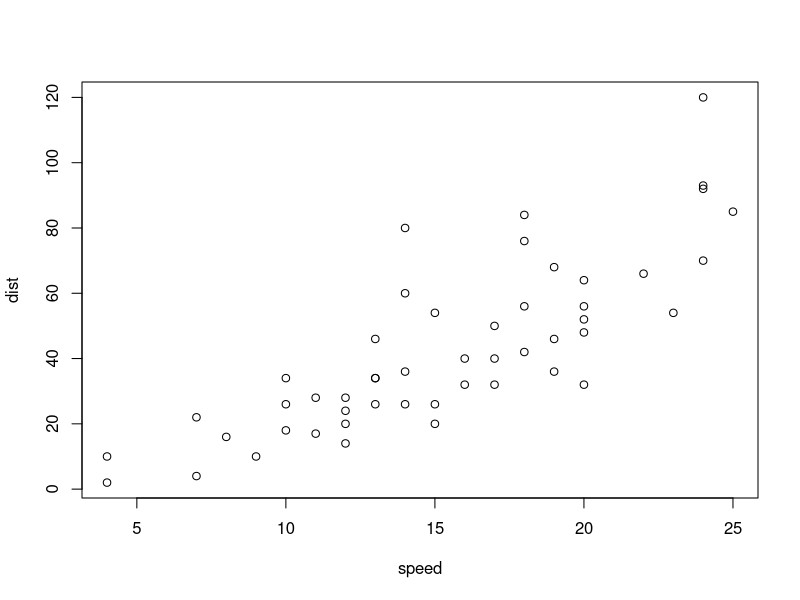
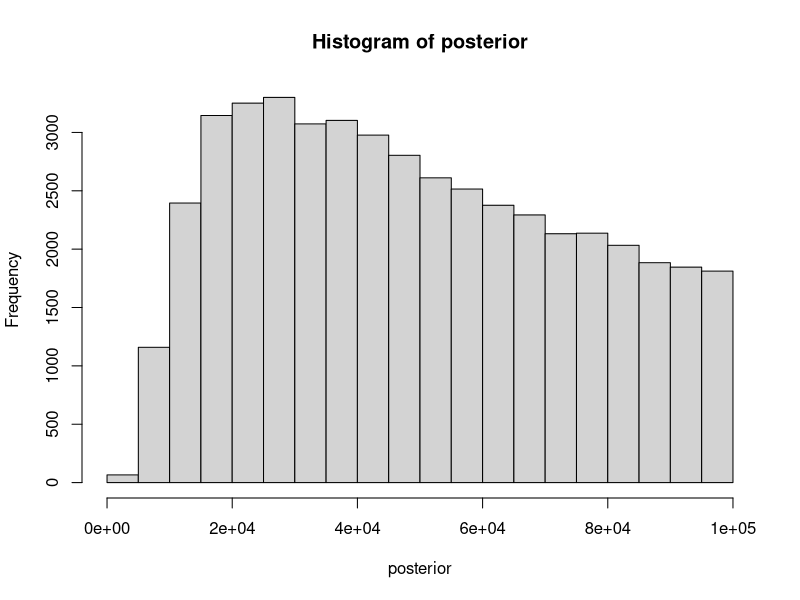
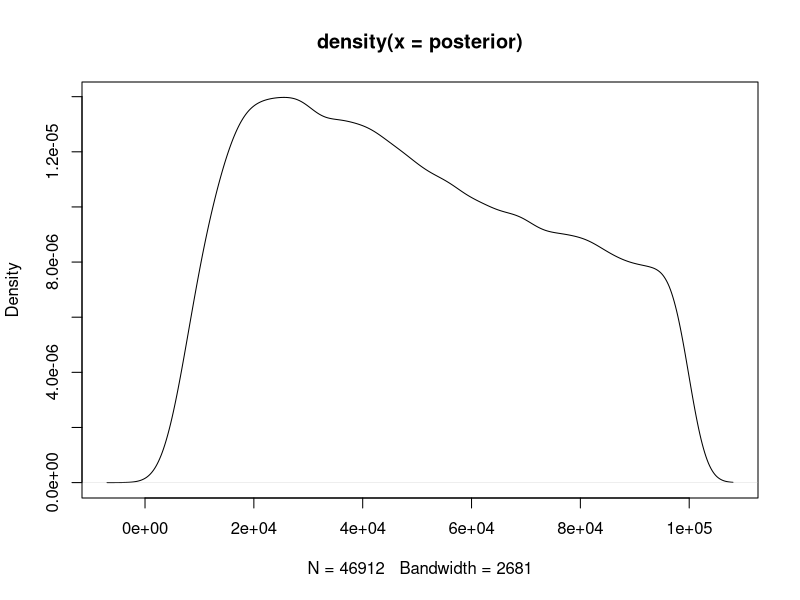
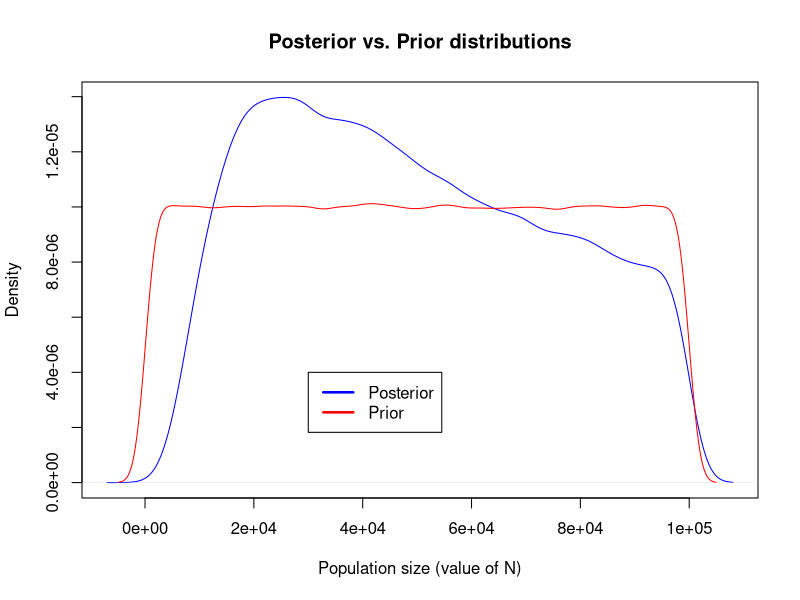
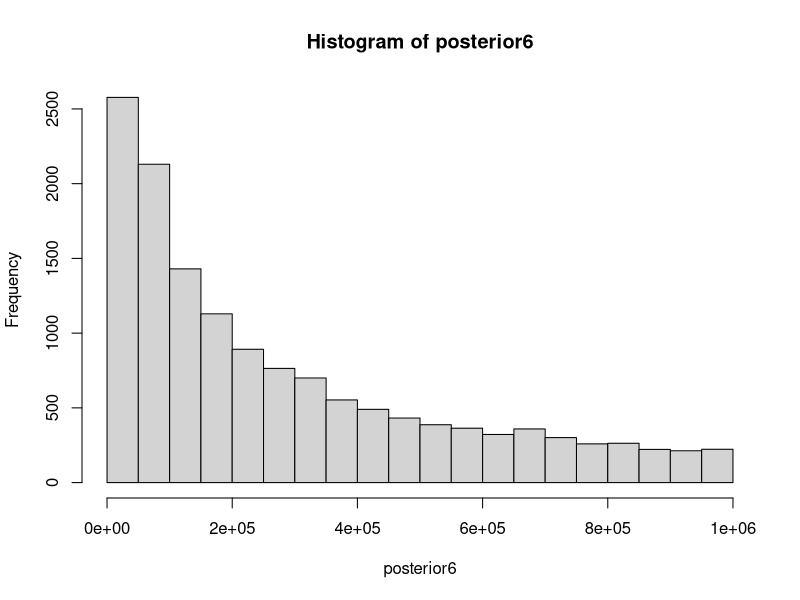
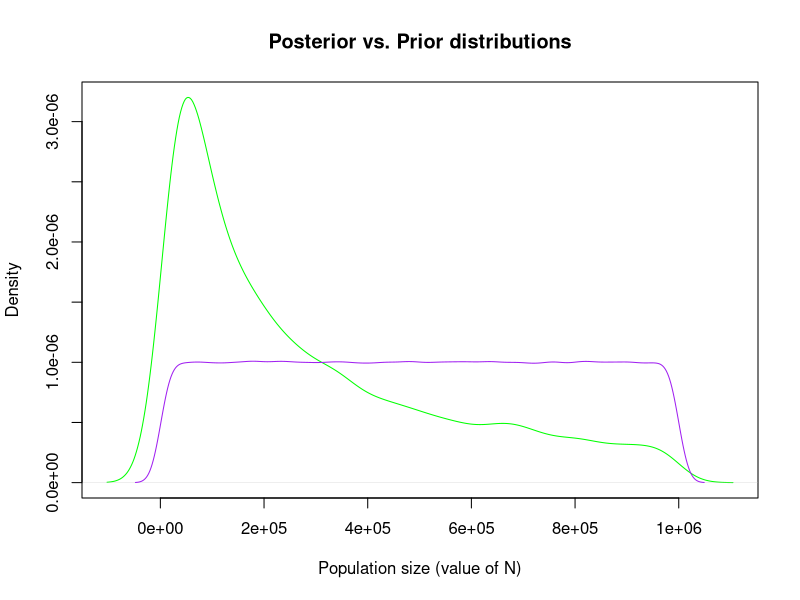

Generate these figures, in order, with R:
## ---- chunk 1
summary(cars)
## ---- chunk 2
plot(cars)
## ---- chunk 3
getwd()
setwd("C:\\Users\\Hayley\\eeb201hayleystansell")
getwd()

#?runif
#try simulating the coin flip thing from class
#prior<- runif(1e6)
#D_sim<- rbinom(n=1e6, size=100, p=prior)
#plot(D_sim)
#This produces a "black block", x-axis going from 0 to 1e6, y-axis going from 0 to 100....
#?plot
#how is a number the prior distribution???? 
prior<- runif(n=1e6, min = 100, max = 100000)
#prior
#plot(prior) #looks correct in terms of axes
#
## ---- chunk 4
rate<- 1/(prior)
mostrecent<- rexp(1e6, rate)
#######DOES NOT NEED TO BE A LOOP!, R automatically takes each value of "prior" and plugs it in in order to the "mostrecent" vector
#######Follows that NEITHER DOES NEXT STEP
#mostrecent
length(mostrecent)
## ---- chunk 5
ratemu<- 1e-3
snpnumber<- rpois(1e6, mostrecent*ratemu*2)
#snpnumber
max(snpnumber)
length(snpnumber)
## ---- chunk 6
sims<- cbind(prior, snpnumber)
simslower<- subset(sims, sims[,2]>45)
simsupper<- subset(simslower, simslower[,2]<55)
posterior<-simsupper[,1]
#posterior
max(posterior)
min(posterior)
hist(posterior)
density(posterior)
plot(density(posterior))
## ---- chunk 7
density(posterior)
plot(density(posterior), main= "Posterior vs. Prior distributions", xlab= "Population size (value of N)", col= "blue")
density(prior)
#?lines
# "lines() adds a line to an existing plot --- lines(namevector, col = color)
lines(density(prior), col= "red")
#?legend
legend(3e04,4e-06, # places a legend at the appropriate place 
       c("Posterior", "Prior"), # puts text in the legend
       
       lty=c(1,1), # gives the legend appropriate symbols (lines)
       
       lwd=c(2.5,2.5),col=c("blue", "red")) # gives the legend lines the correct color and width
## ---- chunk 8
median(posterior)
## ---- chunk 9
?quantile
quantile(posterior, c(0.025, 0.975))

## ---- chunk 10
prior6<- runif(n=1e6, min = 1000, max = 1000000)
rate6<- 1/(prior6)
mostrecent6<- rexp(1e6, rate6)
length(mostrecent6)
ratemu6<- 1e-3
snpnumber6<- rpois(1e6, mostrecent6*ratemu6*2)
#snpnumber
max(snpnumber6)
length(snpnumber6)
sims6<- cbind(prior6, snpnumber6)
simslower6<- subset(sims6, sims6[,2]>45)
simsupper6<- subset(simslower6, simslower6[,2]<55)
posterior6<-simsupper6[,1]
#posterior
hist(posterior6)
#
plot(density(posterior6), main= "Posterior vs. Prior distributions", xlab= "Population size (value of N)", col= "green")
density(prior6)
#?lines
# "lines() adds a line to an existing plot --- lines(namevector, col = color)
lines(density(prior6), col= "purple")
#?legend
legend(3e04,4e-06, # places a legend at the appropriate place 
       c("Posterior", "Prior"), # puts text in the legend
       
       lty=c(1,1), # gives the legend appropriate symbols (lines)
       
       lwd=c(2.5,2.5),col=c("green", "purple")) # gives the legend lines the correct color and width
